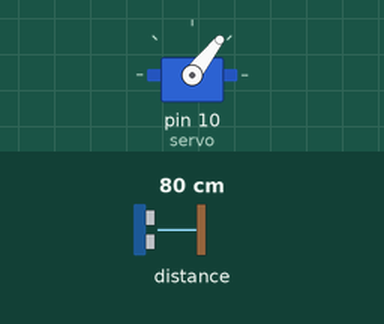
Simulated run of this sketch. Board: Arduino Uno, built with avr-gcc and run on an emulated ATmega328P. On the bench: servo. The test bench sets the inputs (shaded band); at power-on: distance to the obstacle 80 cm. What the sketch prints to the serial monitor is not drawn.

Above: at 1.4 s.
1.5 s: distance to the obstacle set to 2 cm
At 3.81 s:
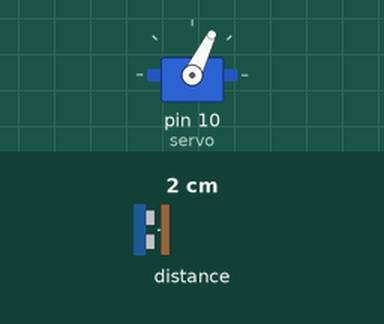
4.5 s: distance to the obstacle set to 18 cm
6.3 s: distance to the obstacle set to 9 cm
At 15.0 s:
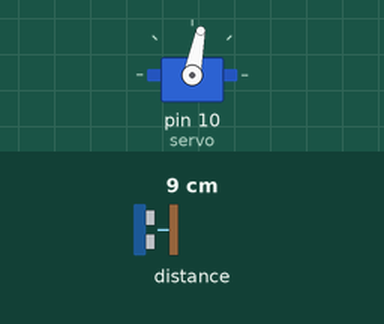
Timing chart, 0 to 15.3 s (numbered marks = the images above; inputs shaded):
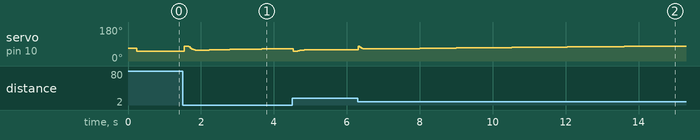

The sketch:

Slutprojekt.ino
```cpp
/*
  File: PID_Seesaw_Project
  Auther: Sebatian Loe
  Date:  2025-05-04
  Description: Program that balances a ball in the middle of seesaw system with the use of a PID-regulator.
*/

// Include libraries
#include "Adafruit_VL53L0X.h"
#include <Servo.h>

//construct object for servo and sensor
Servo servo;
Adafruit_VL53L0X laser = Adafruit_VL53L0X();

//Initialize global variables
float error = 0, pid = 0, i = 0, d = 0;
float mapped_val = 67;
float distanse = 180;
float alp = 0.2;
float kp = 5.0;
float ki = 0.1;
float kd = 50.0;
float lasterr = 0;
float flt_varde;

void setup() {
  //Initialize communications
  Serial.begin(115200);

  //Sets pin 10 as output for the servo and lets the servo move to position
  servo.attach(10);
  pinMode(10, OUTPUT);
  servo.write(mapped_val);
  delay(200);


  //Starts the laser, if it dosent work the program stops (fails to Initialize)
  if (!laser.begin()) {
    while (1)
      ;
  }
  Serial.println(F("systemet startar"));
}


void loop() {
  //Maps the value over to an appropriate angle for the servo
  mapped_val = map(update(), -100, 100, 75, 56);
  servo.write(mapped_val);

  //Small delay for the system to be stable
  delay(10);
}

/*
  Function: update
    - Reads the distance from the laser and calculates the pid value

  Parameters
    - No parameters
  Returns: The calculated PID value
*/

float update() {
  //Hold and reads the value of the laser
  VL53L0X_RangingMeasurementData_t varde;
  laser.rangingTest(&varde, false);

  //Checks if the reading is valid
  if (varde.RangeStatus != 4) {

    //Lowpass filter that reduces the noise
    flt_varde = 0.5 * varde.RangeMilliMeter + (1 - 0.5) * flt_varde;

    // Calculates the distance from the setpoint and converts it to cm
    error = (flt_varde - distanse) / 10;
  }
  //Calculates the integal and derivitive parts
  d = (error - lasterr);
  i += (error);

  //Calculates the pid output
  pid = (error * kp) + (ki * i) + (kd * d);

  // Limits the pid value so that the servo dosent get hurt
  if (pid > 150) pid = 150;
  if (pid < -150) pid = -150;

  //saves current error for the derivitive part
  lasterr = error;

  //Returns the pid value
  return pid;
}
```
